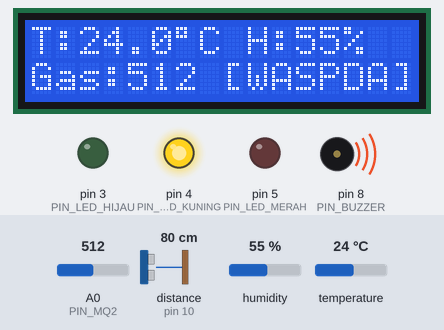
A sketch run on a simulated Arduino Uno, built with avr-gcc and run on an emulated ATmega328P. Shown: 16×2 character LCD, output pins drawn as LEDs (lit = HIGH), buzzer (waves = sounding). Wiring (inferred from the names in the program): ultrasonic range finder: trigger pin 9; echo pin 10. Dashed ring = blinking. Inputs (shaded band) come from the test bench; at power-on: distance to the obstacle (sensor on pin 10) 80 cm, humidity 55 %, A0 (PIN_MQ2) = 512, temperature 24 °C. The echo pulse lasts 58.3 µs per cm; pins used as bus, display or sensor lines are not drawn; what the sketch prints to the serial monitor is not drawn.

Above: at 7.5 s.
7.6 s: distance to the obstacle (sensor on pin 10) set to 12 cm
At 10.2 s:
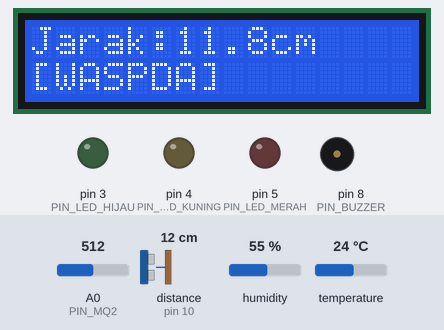
10.3 s: distance to the obstacle (sensor on pin 10) set to 9 cm
At 11.09 s:
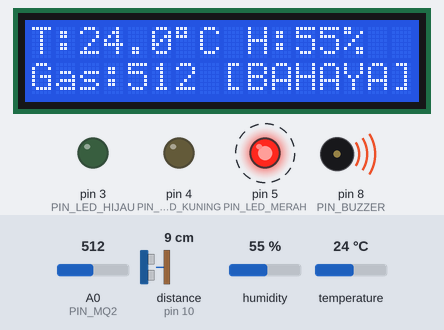
12.2 s: humidity set to 88 %
14.3 s: A0 (PIN_MQ2) set to 716
At 14.8 s:
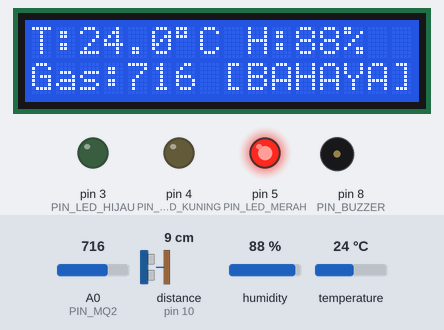
16.0 s: temperature set to 33 °C
At 18.9 s:
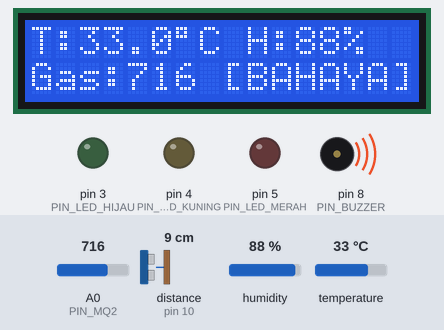
20.0 s: A0 (PIN_MQ2) set to 306
At 24.43 s:
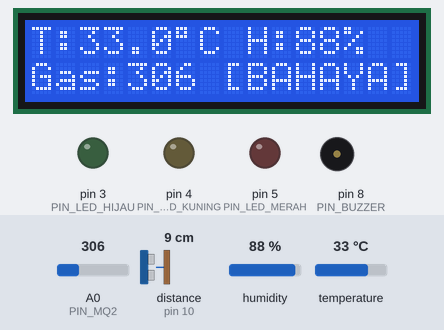
Timing chart, 0 to 25.0 s (numbered marks = the images above; inputs shaded):
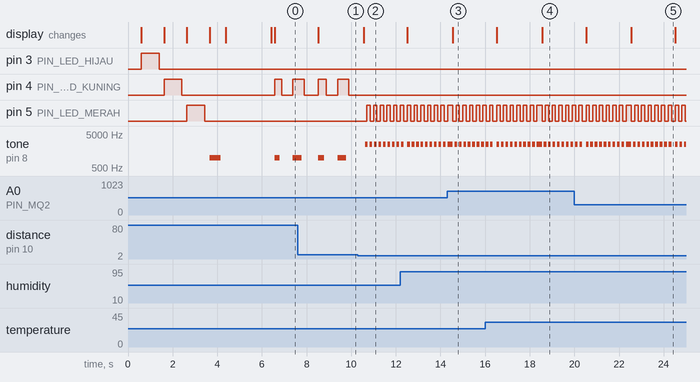

The sketch:

sketch_jun5a.ino
```cpp
// ============================================================
//   SMART ENVIRONMENT MONITOR - v7 (SIMPLIFIED THRESHOLDS)
//   Sensors: DHT11, Ultrasonic, MQ2
//   Output: Serial (115200) + LCD I2C 16x2
// ============================================================

#include <DHT.h>
#include <Wire.h>
#include <LiquidCrystal_I2C.h>

// ---------- Pin ----------
#define DHTPIN 2
#define DHTTYPE DHT11
#define TRIG_PIN 9
#define ECHO_PIN 10

#define PIN_LED_HIJAU 3
#define PIN_LED_KUNING 4
#define PIN_LED_MERAH 5
#define PIN_BUZZER 8
#define PIN_MQ2 A0

// ---------- Objects ----------
DHT dht(DHTPIN, DHTTYPE);
LiquidCrystal_I2C lcd(0x27, 16, 2);

// ---------- Threshold Suhu & Kelembaban ----------
#define TEMP_WARN 30.0
#define TEMP_DANGER 38.0
#define HUM_WARN 70.0
#define HUM_DANGER 85.0

// ---------- Threshold Gas ----------
#define GAS_WARN 400
#define GAS_DANGER 700

// ---------- Threshold Jarak (SIMPLE FIXED VALUES) ----------
#define DIST_WARN 40.0    // cm — masuk WASPADA
#define DIST_DANGER 10.0  // cm — masuk BAHAYA

// ---------- Kode Status ----------
#define STATUS_AMAN 0
#define STATUS_WASPADA 1
#define STATUS_BAHAYA 2

// ---------- Variabel utama ----------
unsigned long previousMillis = 0;
const long SENSOR_INTERVAL = 2000;
int lcdPage = 0;
int currentStatus = STATUS_AMAN;

// ---------- Timer LED Kuning ----------
unsigned long tKuning = 0;
bool stateKuning = false;
#define KUNING_ON_MS 500
#define KUNING_OFF_MS 500

// ---------- Timer LED Merah ----------
unsigned long tMerah = 0;
bool stateMerah = false;
#define MERAH_ON_MS 150
#define MERAH_OFF_MS 150

// ---------- Timer Buzzer ----------
unsigned long tBuzzer = 0;
bool stateBuzzer = false;

// ============================================================
// HELPER
// ============================================================
void matikanSemua() {
  digitalWrite(PIN_LED_HIJAU, LOW);
  digitalWrite(PIN_LED_KUNING, LOW);
  digitalWrite(PIN_LED_MERAH, LOW);
  noTone(PIN_BUZZER);
  stateKuning = false;
  stateMerah = false;
  stateBuzzer = false;
}

// ============================================================
// SETUP
// ============================================================
void setup() {
  Serial.begin(115200);
  delay(500);

  dht.begin();
  lcd.init();
  lcd.backlight();

  pinMode(PIN_LED_HIJAU, OUTPUT);
  pinMode(PIN_LED_KUNING, OUTPUT);
  pinMode(PIN_LED_MERAH, OUTPUT);
  pinMode(PIN_BUZZER, OUTPUT);
  pinMode(TRIG_PIN, OUTPUT);
  pinMode(ECHO_PIN, INPUT);

  matikanSemua();

  Serial.println(F("============================================================"));
  Serial.println(F("   SMART ENVIRONMENT MONITOR v7 | Threshold Sederhana"));
  Serial.println(F("   Jarak: AMAN >25cm | WASPADA 10-25cm | BAHAYA <=10cm"));
  Serial.println(F("============================================================"));

  // ===== TEST LED & BUZZER =====
  lcd.clear();
  lcd.setCursor(0, 0);
  lcd.print("Test LED HIJAU  ");
  digitalWrite(PIN_LED_HIJAU, HIGH);
  delay(800);
  digitalWrite(PIN_LED_HIJAU, LOW);
  delay(200);

  lcd.clear();
  lcd.setCursor(0, 0);
  lcd.print("Test LED KUNING ");
  digitalWrite(PIN_LED_KUNING, HIGH);
  delay(800);
  digitalWrite(PIN_LED_KUNING, LOW);
  delay(200);

  lcd.clear();
  lcd.setCursor(0, 0);
  lcd.print("Test LED MERAH  ");
  digitalWrite(PIN_LED_MERAH, HIGH);
  delay(800);
  digitalWrite(PIN_LED_MERAH, LOW);
  delay(200);

  lcd.clear();
  lcd.setCursor(0, 0);
  lcd.print("Test BUZZER...  ");
  tone(PIN_BUZZER, 1000, 500);
  delay(700);
  noTone(PIN_BUZZER);

  matikanSemua();

  // ===== INFO THRESHOLD =====
  lcd.clear();
  lcd.setCursor(0, 0);
  lcd.print("W:>25cm B:<=10cm");
  lcd.setCursor(0, 1);
  lcd.print("Siap monitoring!");
  delay(2000);
  lcd.clear();

  Serial.println(F("[LOOP] Mulai monitoring..."));
}

// ============================================================
// LOOP
// ============================================================
void loop() {
  unsigned long now = millis();
  if (now - previousMillis >= SENSOR_INTERVAL) {
    previousMillis = now;
    readAndDisplay();
  }
  kontrolLED(now);
  kontrolBuzzer(now);
}

// ============================================================
// KONTROL LED
// ============================================================
void kontrolLED(unsigned long now) {
  if (currentStatus == STATUS_AMAN) {
    digitalWrite(PIN_LED_MERAH, LOW);
    digitalWrite(PIN_LED_KUNING, LOW);
    digitalWrite(PIN_LED_HIJAU, HIGH);
    stateKuning = false;
    stateMerah = false;
    return;
  }
  if (currentStatus == STATUS_WASPADA) {
    digitalWrite(PIN_LED_HIJAU, LOW);
    digitalWrite(PIN_LED_MERAH, LOW);
    stateMerah = false;
    unsigned long dur = stateKuning ? KUNING_ON_MS : KUNING_OFF_MS;
    if (now - tKuning >= dur) {
      stateKuning = !stateKuning;
      digitalWrite(PIN_LED_KUNING, stateKuning ? HIGH : LOW);
      tKuning = now;
    }
    return;
  }
  if (currentStatus == STATUS_BAHAYA) {
    digitalWrite(PIN_LED_HIJAU, LOW);
    digitalWrite(PIN_LED_KUNING, LOW);
    stateKuning = false;
    unsigned long dur = stateMerah ? MERAH_ON_MS : MERAH_OFF_MS;
    if (now - tMerah >= dur) {
      stateMerah = !stateMerah;
      digitalWrite(PIN_LED_MERAH, stateMerah ? HIGH : LOW);
      tMerah = now;
    }
  }
}

// ============================================================
// KONTROL BUZZER
// ============================================================
void kontrolBuzzer(unsigned long now) {
  if (currentStatus == STATUS_AMAN) {
    noTone(PIN_BUZZER);
    stateBuzzer = false;
    return;
  }
  unsigned long onDur, offDur;
  int freq;
  if (currentStatus == STATUS_WASPADA) {
    onDur = 400;
    offDur = 600;
    freq = 1000;
  } else {
    onDur = 120;
    offDur = 80;
    freq = 2500;
  }
  if (stateBuzzer) {
    if (now - tBuzzer >= onDur) {
      noTone(PIN_BUZZER);
      stateBuzzer = false;
      tBuzzer = now;
    }
  } else {
    if (now - tBuzzer >= offDur) {
      tone(PIN_BUZZER, freq);
      stateBuzzer = true;
      tBuzzer = now;
    }
  }
}

// ============================================================
// BACA SENSOR & TAMPILKAN
// ============================================================
void readAndDisplay() {
  float suhu = dht.readTemperature();
  float lembab = dht.readHumidity();
  int gasRaw = analogRead(PIN_MQ2);
  float jarak = readUltrasonic();

  bool dhtError = isnan(suhu) || isnan(lembab);
  if (dhtError) {
    suhu = 0;
    lembab = 0;
  }

  int statusSuhu = getStatusSuhu(suhu, dhtError);
  int statusHum = getStatusHum(lembab, dhtError);
  int statusGas = getStatusGas(gasRaw);
  int statusJarak = getStatusJarak(jarak);

  currentStatus = max(max(statusSuhu, statusGas), max(statusJarak, statusHum));

  // Serial output
  Serial.println(F("------------------------------------------------------------"));
  Serial.print(F("[Waktu] "));
  Serial.print(millis() / 1000);
  Serial.println(F("s"));
  Serial.print(F("Suhu:"));
  Serial.print(suhu, 1);
  Serial.print(F("C  Hum:"));
  Serial.print(lembab, 1);
  Serial.print(F("%  Gas:"));
  Serial.print(gasRaw);
  Serial.print(F("  Jarak:"));
  Serial.print(jarak, 1);
  Serial.println(F("cm"));

  Serial.print(F("Status => Suhu:"));
  Serial.print(labelStatus(statusSuhu));
  Serial.print(F(" Hum:"));
  Serial.print(labelStatus(statusHum));
  Serial.print(F(" Gas:"));
  Serial.print(labelStatus(statusGas));
  Serial.print(F(" Jarak:"));
  Serial.println(labelStatus(statusJarak));
  Serial.print(F("KESELURUHAN: "));
  switch (currentStatus) {
    case STATUS_AMAN: Serial.println(F("AMAN    -> LED Hijau")); break;
    case STATUS_WASPADA: Serial.println(F("WASPADA -> LED Kuning kedip")); break;
    case STATUS_BAHAYA: Serial.println(F("BAHAYA  -> LED Merah kedip")); break;
  }

  updateLCD(suhu, lembab, gasRaw, jarak, currentStatus, dhtError, lcdPage);
  lcdPage = (lcdPage + 1) % 2;
}

// ============================================================
// ULTRASONIC — rata-rata 3 pembacaan
// ============================================================
float readUltrasonic() {
  float total = 0;
  int valid = 0;
  for (int i = 0; i < 3; i++) {
    digitalWrite(TRIG_PIN, LOW);
    delayMicroseconds(2);
    digitalWrite(TRIG_PIN, HIGH);
    delayMicroseconds(10);
    digitalWrite(TRIG_PIN, LOW);
    long duration = pulseIn(ECHO_PIN, HIGH, 30000);
    float hasil = (duration == 0) ? 999.0 : (duration * 0.034) / 2.0;
    if (hasil < 999) {
      total += hasil;
      valid++;
    }
    delay(30);
  }
  return (valid > 0) ? (total / valid) : 999.0;
}

// ============================================================
// STATUS EVALUATORS
// ============================================================
int getStatusSuhu(float t, bool err) {
  if (err) return STATUS_WASPADA;
  if (t >= TEMP_DANGER) return STATUS_BAHAYA;
  if (t >= TEMP_WARN) return STATUS_WASPADA;
  return STATUS_AMAN;
}

int getStatusHum(float h, bool err) {
  if (err) return STATUS_WASPADA;
  if (h >= HUM_DANGER) return STATUS_BAHAYA;
  if (h >= HUM_WARN) return STATUS_WASPADA;
  return STATUS_AMAN;
}

int getStatusGas(int g) {
  if (g >= GAS_DANGER) return STATUS_BAHAYA;
  if (g >= GAS_WARN) return STATUS_WASPADA;
  return STATUS_AMAN;
}

// SIMPLIFIED — just compare distance to fixed thresholds
int getStatusJarak(float d) {
  if (d >= 999) return STATUS_AMAN;            // tidak ada objek
  if (d <= DIST_DANGER) return STATUS_BAHAYA;  // <= 10 cm
  if (d <= DIST_WARN) return STATUS_WASPADA;   // <= 25 cm
  return STATUS_AMAN;
}

// ============================================================
// LCD UPDATE
// ============================================================
void updateLCD(float suhu, float lembab, int gasRaw, float jarak,
               int status, bool dhtError, int page) {
  lcd.clear();
  if (page == 0) {
    lcd.setCursor(0, 0);
    if (dhtError) lcd.print("DHT11 ERROR!    ");
    else {
      lcd.print("T:");
      lcd.print(suhu, 1);
      lcd.print((char)223);
      lcd.print("C H:");
      lcd.print(lembab, 0);
      lcd.print("%  ");
    }
    lcd.setCursor(0, 1);
    lcd.print("Gas:");
    lcd.print(gasRaw);
    lcd.print(" ");
    printLCDStatus(status);
  } else {
    lcd.setCursor(0, 0);
    if (jarak >= 999) lcd.print("Jarak: --.- cm  ");
    else {
      lcd.print("Jarak:");
      lcd.print(jarak, 1);
      lcd.print("cm   ");
    }
    lcd.setCursor(0, 1);
    printLCDStatus(status);
  }
}

void printLCDStatus(int status) {
  switch (status) {
    case STATUS_AMAN: lcd.print("[ AMAN ]"); break;
    case STATUS_WASPADA: lcd.print("[WASPDA]"); break;
    case STATUS_BAHAYA: lcd.print("[BAHAYA]"); break;
  }
}

String labelStatus(int s) {
  switch (s) {
    case STATUS_AMAN: return "AMAN";
    case STATUS_WASPADA: return "WSPT";
    case STATUS_BAHAYA: return "BAYA";
    default: return "????";
  }
}
```

Measured:
- the behaviour switches between 11 and 10 cm on distance to the obstacle (sensor on pin 10) (found by bisection; images 1 and 2)
- after the input at 7.6 s, the display: changes after 0.92 s (image 1)
- after the input at 10.3 s, pin 4 (PIN_LED_KUNING): stays LOW (without the input it goes to HIGH after 0.25 s); pin 5 (PIN_LED_MERAH): alternates HIGH for 0.15 s and LOW for 0.15 s, starting after 0.40 s; the display: changes after 0.25 s (image 2)
- after the input at 14.3 s, the display: changes after 0.25 s (image 3)
- after the input at 16.0 s, the display: first differs from a run without the input after 2.6 s (image 4)
- after the input at 20.0 s, the display: first differs from a run without the input after 2.6 s (image 5)
- by itself, tone on pin 8 (PIN_BUZZER): plays 2500 Hz for 0.12 s, 2500 Hz for 0.12 s, 2500 Hz for 0.12 s, 2500 Hz for 0.12 s, 2500 Hz for 0.12 s, 2500 Hz for 0.12 s … (24 notes in this stretch)
